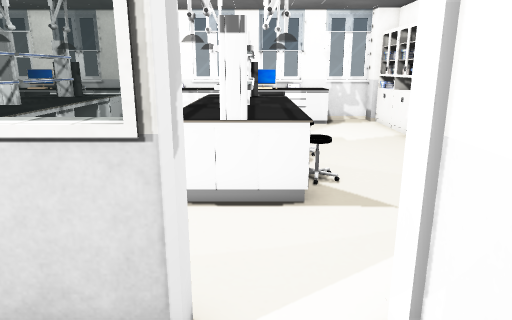
[1] (above)

18 first-person views from a walk through a Unity game level. The camera is 1.5 m above the floor, tilts 14° down and sees 70° across. The floor is counted in squares, 0.5 m on a side. Each view is taken from the middle of a square. On the plan, view 1 faces up. The plan holds only what a view shows up to about 20 squares ahead; the rest is blank. The place goes on beyond the plan. Door leaves are left out, so doorways stand open. Some surface patterns are stand-ins.

[2]
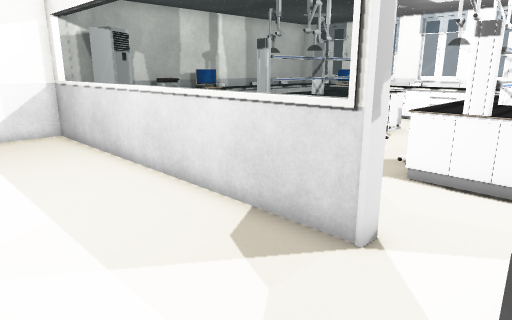

[3]
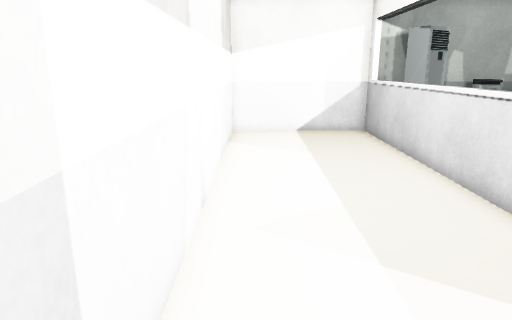

[4]
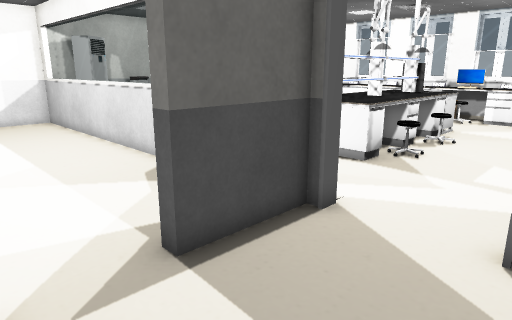

[5]
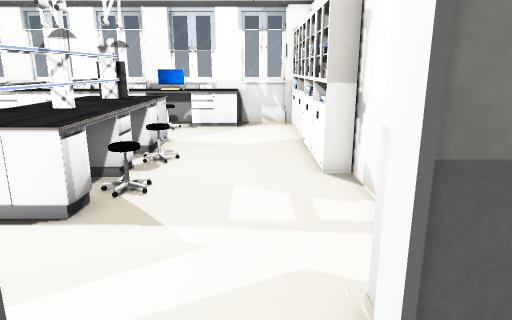

[6]
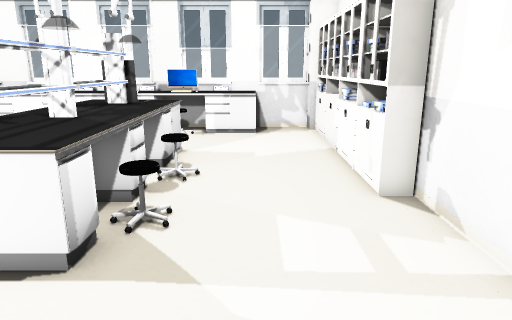

[7]
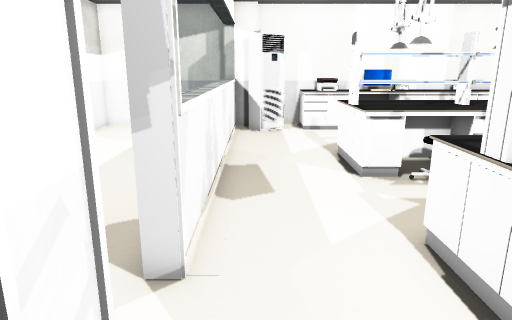

[8]
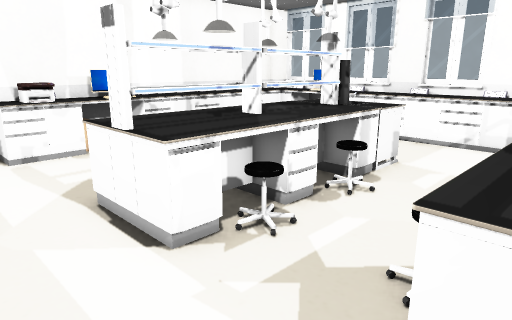

[9]
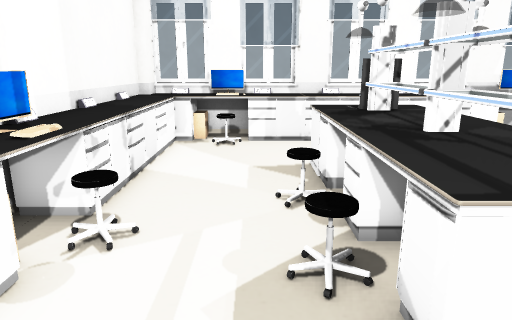

[10]
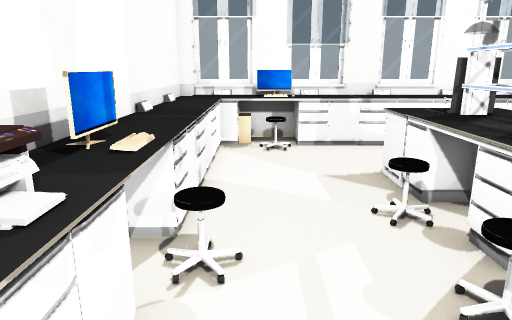

[11]
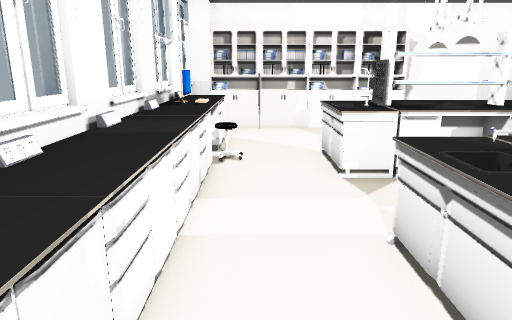

[12]
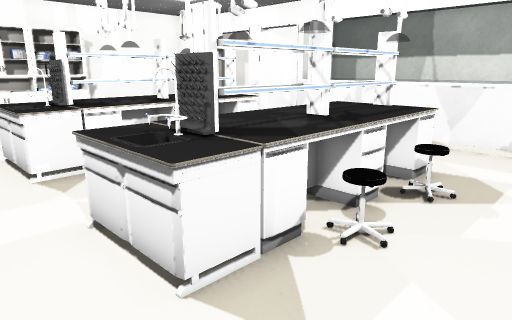

[13]
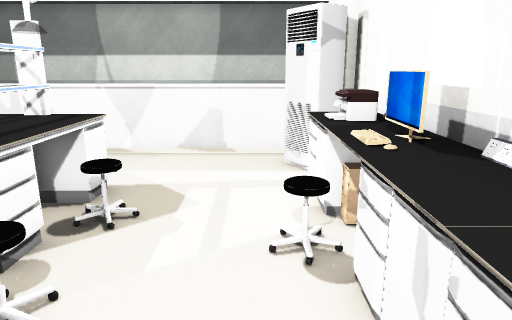

[14]
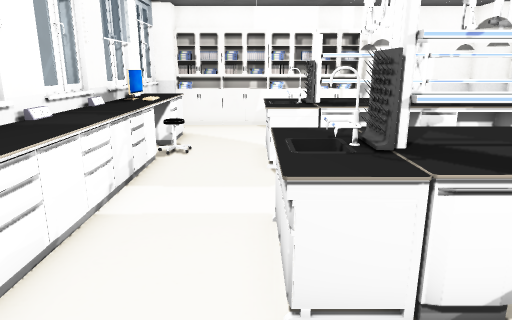

[15]
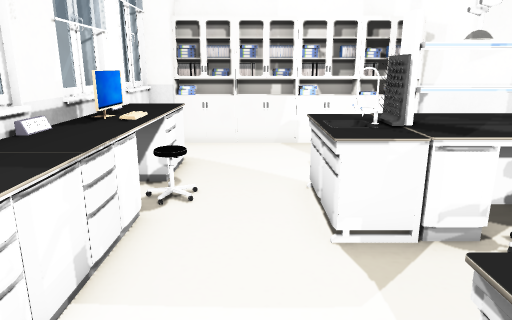

[16]
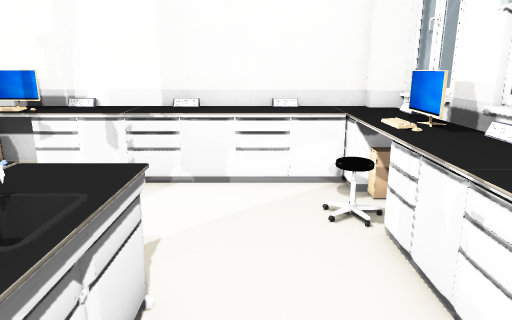

[17]
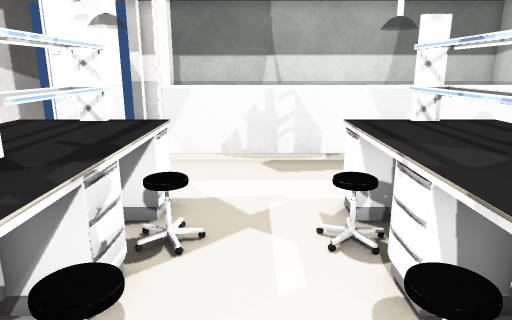

[18]
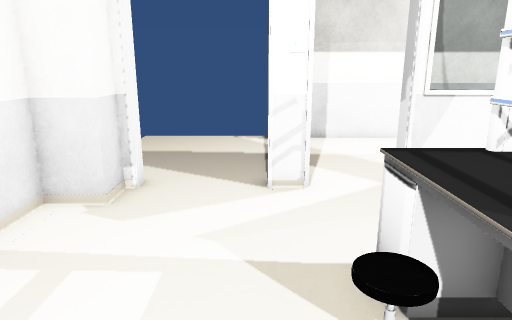

### Floor plan
Points are (right, up) in squares from view 1. A wall is a line through its corners. A room is listed if a view was taken in it or the views show most of it. See-through windows are left out.
Room 1 (view 1)
walls: (-0.8, 3.4) (-16.1, 3.4) (-16.1, -3.2) (1.7, -3.2); (1.7, -0.1) (1.7, 3.5)
ways out: opening at (2, -1.5) to room 2; open door at (0.5, 4) to room 3
Room 2 (views 2, 3, 4, 5, 6)
walls: (7, 3.4) (6.1, 3.4); (1.7, -2.7) (2.2, -2.7); (2.2, 3.5) (2.2, -0.1) (1.7, -0.1); (2.7, 4) (2.7, 3.2)
ways out: opening at (2, -1.5) to room 1; open door at (4.5, 4) to room 3
Room 3 (views 7, 8, 9, 10, 11, 12, 13, 14, 15, 16, 17, 18)
walls: (-5.2, 22.3) (-7.7, 22.3); (-2.5, 22.3) (-3.7, 22.3); (-5.2, 22.4) (-7.7, 22.4); (-1.2, 22.3) (-2.4, 22.3); (-1.2, 22.4) (-3.4, 22.4); (-8.4, 22.3) (-12.5, 22.3); (-9.2, 22.4) (-11.6, 22.4); (2.6, 22.4) (0.6, 22.4); (2.8, 22.3) (1, 22.3); (-16.1, 11.6) (-16.1, 10.4); (-13.1, 22.3) (-15.7, 22.3); (-13.1, 22.4) (-15.6, 22.4); (-16.1, 7.6) (-16.1, 5.1); (6.4, 3.9) (6.4, 5.1) (7.9, 5.1) (7.9, 11.6); (-15.7, 5.1) (-15.7, 3.9) (-0.8, 3.9); (6.6, 22.4) (4.3, 22.4); (6.8, 22.3) (3.4, 22.3)
ways out: open door at (0.5, 4) to room 1; open door at (4.5, 4) to room 2
objects: table (-16, 7) to (-14, 10); table (-16, 12) to (-14, 14); table (-16, 15) to (-14, 20); table (-16, 20) to (-10, 22); other object (-15, 5) to (-14, 6); computer (-15, 11) to (-15, 12); stool (-14, 12); computer (-13, 21) to (-12, 21); stool (-10, 10); stool (-10, 14); table (-9, 8) to (-6, 17); other object (-9, 13); table (-9, 20) to (-3, 22); stool (-6, 10) to (-5, 10); other object (-6, 13); stool (-5, 13); table (-2, 8) to (1, 17); stool (-2, 10); other object (-2, 13); other object (-2, 14); table (-2, 20) to (4, 22); computer (0, 21) to (1, 21); curtain (0, 22); stool (1, 10) to (2, 10); stool (1, 13) to (2, 13); other object (2, 4); cabinet (7, 11) to (7, 13); cabinet (7, 14) to (7, 16); cabinet (7, 17) to (7, 18); cabinet (7, 19) to (7, 21)

Positions as (right, up) in squares from view 1, and headings:
1: (0, 0), facing up
2: (2, -2), facing up-left
3: (2, -2), facing left
4: (7, -3), facing up-left
5: (5, 1), facing up
6: (4, 3), facing up
7: (4, 5), facing left
8: (-1, 5), facing up-left
9: (-11, 5), facing up
10: (-13, 6), facing up
11: (-12, 19), facing right
12: (-13, 19), facing down-right
13: (-13, 17), facing down
14: (-13, 17), facing right
15: (-8, 18), facing right
16: (-5, 18), facing left
17: (-4, 16), facing down
18: (3, 13), facing down
